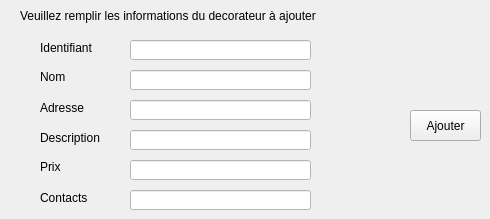
      <widget class="QWidget" name="addanim_3_org">
       <attribute name="title">
        <string>Ajout</string>
       </attribute>
       <widget class="QLabel" name="labeltitre_3_org">
        <property name="geometry">
         <rect>
          <x>20</x>
          <y>0</y>
          <width>431</width>
          <height>31</height>
         </rect>
        </property>
        <property name="styleSheet">
         <string notr="true">background:transparent;
</string>
        </property>
        <property name="text">
         <string>Veuillez remplir les informations du decorateur à ajouter</string>
        </property>
       </widget>
       <widget class="QLabel" name="label_19_org">
        <property name="geometry">
         <rect>
          <x>40</x>
          <y>40</y>
          <width>81</width>
          <height>16</height>
         </rect>
        </property>
        <property name="text">
         <string>Identifiant</string>
        </property>
       </widget>
       <widget class="QLabel" name="label_20_org">
        <property name="geometry">
         <rect>
          <x>40</x>
          <y>70</y>
          <width>47</width>
          <height>14</height>
         </rect>
        </property>
        <property name="text">
         <string>Nom</string>
        </property>
       </widget>
       <widget class="QLabel" name="label_21_org">
        <property name="geometry">
         <rect>
          <x>40</x>
          <y>100</y>
          <width>61</width>
          <height>16</height>
         </rect>
        </property>
        <property name="text">
         <string>Adresse</string>
        </property>
       </widget>
       <widget class="QLabel" name="label_22_org">
        <property name="geometry">
         <rect>
          <x>40</x>
          <y>130</y>
          <width>91</width>
          <height>16</height>
         </rect>
        </property>
        <property name="text">
         <string>Description</string>
        </property>
       </widget>
       <widget class="QLabel" name="label_23_org">
        <property name="geometry">
         <rect>
          <x>40</x>
          <y>160</y>
          <width>47</width>
          <height>14</height>
         </rect>
        </property>
        <property name="text">
         <string>Prix</string>
        </property>
       </widget>
       <widget class="QLabel" name="label_24_org">
        <property name="geometry">
         <rect>
          <x>40</x>
          <y>190</y>
          <width>71</width>
          <height>16</height>
         </rect>
        </property>
        <property name="text">
         <string>Contacts</string>
        </property>
       </widget>
       <widget class="QLineEdit" name="lineEdit_id_3_org">
        <property name="geometry">
         <rect>
          <x>130</x>
          <y>40</y>
          <width>181</width>
          <height>20</height>
         </rect>
        </property>
        <property name="styleSheet">
         <string notr="true">background:white;
</string>
        </property>
       </widget>
       <widget class="QLineEdit" name="lineEdit_nom_3_org">
        <property name="geometry">
         <rect>
          <x>130</x>
          <y>70</y>
          <width>181</width>
          <height>20</height>
         </rect>
        </property>
        <property name="styleSheet">
         <string notr="true">background:white;
</string>
        </property>
       </widget>
       <widget class="QLineEdit" name="lineEdit_adresse_3_org">
        <property name="geometry">
         <rect>
          <x>130</x>
          <y>100</y>
          <width>181</width>
          <height>20</height>
         </rect>
        </property>
        <property name="styleSheet">
         <string notr="true">background:white;
</string>
        </property>
       </widget>
       <widget class="QLineEdit" name="lineEdit_description_3_org">
        <property name="geometry">
         <rect>
          <x>130</x>
          <y>130</y>
          <width>181</width>
          <height>20</height>
         </rect>
        </property>
        <property name="styleSheet">
         <string notr="true">background:white;
</string>
        </property>
       </widget>
       <widget class="QLineEdit" name="lineEdit_prix_3_org">
        <property name="geometry">
         <rect>
          <x>130</x>
          <y>160</y>
          <width>181</width>
          <height>20</height>
         </rect>
        </property>
        <property name="styleSheet">
         <string notr="true">background:white;
</string>
        </property>
       </widget>
       <widget class="QLineEdit" name="lineEdit_contacts_3_org">
        <property name="geometry">
         <rect>
          <x>130</x>
          <y>190</y>
          <width>181</width>
          <height>20</height>
         </rect>
        </property>
        <property name="styleSheet">
         <string notr="true">background:white;
</string>
        </property>
       </widget>
       <widget class="QPushButton" name="buttonajouter_3_org">
        <property name="geometry">
         <rect>
          <x>410</x>
          <y>110</y>
          <width>71</width>
          <height>31</height>
         </rect>
        </property>
        <property name="styleSheet">
         <string notr="true">background:transparent;
font: italic 12pt &quot;Century Gothic&quot;;
color: qconicalgradient(cx:0.5, cy:0.5, angle:0, stop:0 rgba(35, 40, 3, 255), stop:0.16 rgba(136, 106, 22, 255), stop:0.225 rgba(166, 140, 41, 255), stop:0.285 rgba(204, 181, 74, 255), stop:0.345 rgba(235, 219, 102, 255), stop:0.415 rgba(245, 236, 112, 255), stop:0.52 rgba(209, 190, 76, 255), stop:0.57 rgba(187, 156, 51, 255), stop:0.635 rgba(168, 142, 42, 255), stop:0.695 rgba(202, 174, 68, 255), stop:0.75 rgba(218, 202, 86, 255), stop:0.815 rgba(208, 187, 73, 255), stop:0.88 rgba(187, 156, 51, 255), stop:0.935 rgba(137, 108, 26, 255), stop:1 rgba(35, 40, 3, 255));
border-bottom:2px solid#717072;
border-color: qconicalgradient(cx:0.5, cy:0.5, angle:0, stop:0 rgba(35, 40, 3, 255), stop:0.16 rgba(136, 106, 22, 255), stop:0.225 rgba(166, 140, 41, 255), stop:0.285 rgba(204, 181, 74, 255), stop:0.345 rgba(235, 219, 102, 255), stop:0.415 rgba(245, 236, 112, 255), stop:0.52 rgba(209, 190, 76, 255), stop:0.57 rgba(187, 156, 51, 255), stop:0.635 rgba(168, 142, 42, 255), stop:0.695 rgba(202, 174, 68, 255), stop:0.75 rgba(218, 202, 86, 255), stop:0.815 rgba(208, 187, 73, 255), stop:0.88 rgba(187, 156, 51, 255), stop:0.935 rgba(137, 108, 26, 255), stop:1 rgba(35, 40, 3, 255));
background-color: rgb(255, 212, 250);

border-radius:15px;}
QPushButton:hover{
	
	background-color: rgb(234, 78, 117);
</string>
        </property>
        <property name="text">
         <string>Ajouter</string>
        </property>
       </widget>
      </widget>
